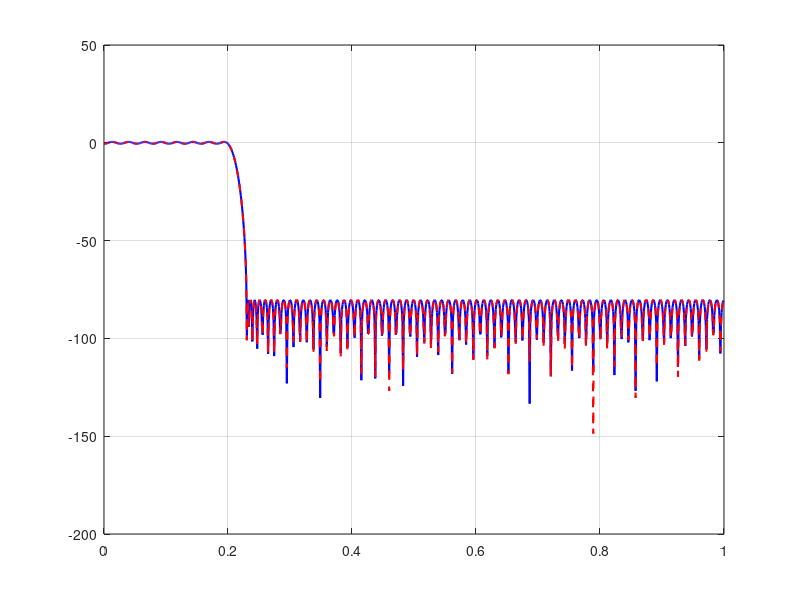

MATLAB code for this plot: (Note: this script raises an error after producing the figure.)
% =========================================================================
% Advanced VLSI - Course Project
% Phase 1: Coefficient Quantization
% 
% Objective: Quantize the ideal FIR filter coefficients
% - Compare ideal vs quantized frequency responses
% - Find minimum fractional bits to maintain 80dB stopband attenuation
% - Prevent overflow in accumulator
% =========================================================================

clear; clc; close all;

%% 1. Load Ideal Filter Design
if exist('fir_coefficients_ideal.mat', 'file')
    load('fir_coefficients_ideal.mat');
else
    error('Run fir_design.m first to generate ideal coefficients.');
end

%% 2. Fixed-Point Quantization Function
% Helper to quantize coefficients to Q(integer_bits).(fractional_bits) format
% Assumes signed numbers (1 sign bit)
quantize = @(x, int_bits, frac_bits) round(x .* (2^frac_bits)) ./ (2^frac_bits);

%% 3. Iterate Fractional Bits to Meet Spec
% We need to maintain the Astop (80dB) requirement after quantization
target_attenuation = Astop;
min_fractional_bits = 8;
max_fractional_bits = 24;

% Integer bits required for coefficients.
% Since coefficients are usually between -1 and 1, we need 0 integer bits
% + 1 sign bit.
int_bits = 0; % purely fractional, + 1 sign bit

fprintf('--- Quantization Search ---\n');
fprintf('Target Stopband Attenuation: > %.2f dB\n', target_attenuation);

best_frac_bits = 0;
best_hq = [];
found_spec = false;

for f_bits = min_fractional_bits:max_fractional_bits
    % Quantize
    hq = quantize(h_ideal, int_bits, f_bits);
    
    % Analyze magnitude response
    [Hq, Wq] = freqz(hq, 1, 1024);
    
    % Find minimum attenuation in the stopband
    stop_idx = (Wq/pi >= Fstop);
    Hq_stop = 20*log10(abs(Hq(stop_idx)));
    actual_attenuation = -max(Hq_stop);
    
    fprintf('Testing %2d fractional bits: Attenuation = %6.2f dB\n', f_bits, actual_attenuation);
    
    if actual_attenuation >= target_attenuation && ~found_spec
        best_frac_bits = f_bits;
        best_hq = hq;
        found_spec = true;
        fprintf('>>> SPEC MET with %d fractional bits! <<<\n', best_frac_bits);
        % Continue loop just to show data, but we found our minimum
    end
end

if ~found_spec
    warning('Could not meet stopband spec even with %d fractional bits.', max_fractional_bits);
    best_frac_bits = max_fractional_bits;
    best_hq = quantize(h_ideal, int_bits, best_frac_bits);
end

%% 4. Data Width and Overflow Analysis
% Given input data width (e.g. 16 bits: 1 sign, 15 fraction)
input_bits = 16;
input_sign_bits = 1;
input_frac_bits = input_bits - input_sign_bits;

% Coefficient width
coeff_sign_bits = 1;
coeff_frac_bits = best_frac_bits;
coeff_bits = coeff_sign_bits + int_bits + coeff_frac_bits;

% Max growth during convolution
% Worst case output = SUM(|coeff|) * max_input
sum_abs_hq = sum(abs(best_hq));
guard_bits = ceil(log2(sum_abs_hq));

% Multiplier output width
mult_bits = input_bits + coeff_bits;
mult_frac_bits = input_frac_bits + coeff_frac_bits;

% Accumulator width to guarantee no overflow
acc_bits = mult_bits + ceil(log2(N)) + guard_bits;
acc_frac_bits = mult_frac_bits;

fprintf('\n--- Hardware Datapath Widths ---\n');
fprintf('Input Width:       %2d bits (Q%d.%d)\n', input_bits, input_sign_bits-1, input_frac_bits);
fprintf('Coefficient Width: %2d bits (Q%d.%d)\n', coeff_bits, coeff_sign_bits-1, coeff_frac_bits);
fprintf('Multiplier Output: %2d bits (Q%d.%d)\n', mult_bits, mult_bits-mult_frac_bits-1, mult_frac_bits);
fprintf('Guard Bits:        %2d bits\n', guard_bits);
fprintf('Accumulator Width: %2d bits (Q%d.%d)\n', acc_bits, acc_bits-acc_frac_bits-1, acc_frac_bits);
fprintf('Output Width:      %2d bits (truncated/rounded from accumulator)\n', input_bits);

%% 5. Plot Ideal vs Quantized Frequency Response
[H_ideal, W] = freqz(h_ideal, 1, 1024);
[H_quant, W_quant] = freqz(best_hq, 1, 1024);

figure('Name', 'Quantization Effects', 'Position', [150, 150, 800, 500]);
plot(W/pi, 20*log10(abs(H_ideal)), 'b-', 'LineWidth', 1.5);
hold on; grid on;
plot(W_quant/pi, 20*log10(abs(H_quant)), 'r--', 'LineWidth', 1.5);

yline(-Astop, 'k:', 'Stopband Spec (-80dB)');
xline(Fstop, 'k:');

title(sprintf('FIR Filter Response: Ideal vs %d-bit Quantized Coeffs', coeff_bits));
xlabel('Normalized Frequency (\times\pi rad/sample)');
ylabel('Magnitude (dB)');
axis([0 1 -120 10]);
legend('Ideal (Double Precision)', sprintf('Quantized (%d-bit)', coeff_bits), 'Location', 'SouthWest');

%% 6. Convert Quantized Coefficients to Integer Format for Verilog
% Multiply by 2^frac_bits to get raw integer values
hq_int = round(best_hq .* (2^best_frac_bits));

% Save for test vector generation
save('fir_coefficients_quantized.mat', 'hq_int', 'best_hq', 'coeff_bits', 'best_frac_bits', 'N', 'input_bits', 'acc_bits');
fprintf('\nSaved quantized coefficients to fir_coefficients_quantized.mat\n');

%% 7. Generate Verilog ROM / Parameter File
% Write coefficients out to a Verilog syntax file
% It's often easiest to use a pure package or a module with a case statement/ROM
fout = fopen('../rtl/coeff_pkg.sv', 'w');
fprintf(fout, '// Automatically generated by quantize_coeffs.m\n');
fprintf(fout, 'package coeff_pkg;\n\n');
fprintf(fout, '  localparam int N_TAPS   = %d;\n', N);
fprintf(fout, '  localparam int COEFF_W  = %d;\n', coeff_bits);
fprintf(fout, '  localparam int DATA_W   = %d;\n', input_bits);
fprintf(fout, '  localparam int ACC_W    = %d;\n\n', acc_bits);
fprintf(fout, '  // %d-bit fractional format (Q1.%d)\n', coeff_bits, best_frac_bits);
fprintf(fout, '  localparam signed [COEFF_W-1:0] COEFFS [0:N_TAPS-1] = ''{\n');

for i = 1:N
    % Convert negative numbers to 2's complement hex for cleaner representation
    % Handle MATLAB's lack of clean n-bit 2's complement native hex formatting
    val = hq_int(i);
    if val < 0
        val = val + 2^coeff_bits;
    end
    
    hex_width = ceil(coeff_bits / 4);
    format_str = sprintf('    %d''h%%0%dX', coeff_bits, hex_width);
    
    if i < N
        fprintf(fout, [format_str, ',\n'], val);
    else
        fprintf(fout, [format_str, '\n  };\n'], val);
    end
end

fprintf(fout, '\nendpackage : coeff_pkg\n');
fclose(fout);
fprintf('Generated SystemVerilog coefficient package at ../rtl/coeff_pkg.sv\n');
